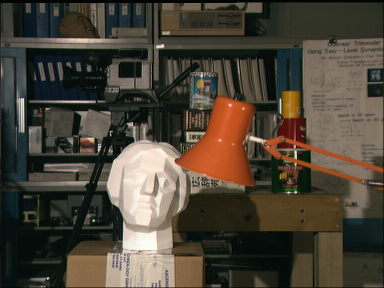
//> input picture Works/3D Scanning/Open CV stereo experiments/MAIN/IN/left.png, 384 x 288 px
$ ./3 IN/left.png IN/right.png   (built with g++ and OpenCV 4)
//> lines starting //> are read from the running program, lines starting //| are printed output that depends on the picture

/*
*  stereo_match.cpp
*  calibration
*
*  Created by Victor  Eruhimov on 1/18/10.
*  Copyright 2010 Argus Corp. All rights reserved.
*
*/

#include "opencv2/calib3d/calib3d.hpp"
#include "opencv2/imgproc/imgproc.hpp"
#include "opencv2/imgcodecs.hpp"
#include "opencv2/highgui/highgui.hpp"
#include "opencv2/core/utility.hpp"

#include <stdio.h>

using namespace cv;

static void print_help()
{
	printf("\nDemo stereo matching converting L and R images into disparity and point clouds\n");
	printf("\nUsage: stereo_match <left_image> <right_image> [--algorithm=bm|sgbm|hh] [--blocksize=<block_size>]\n"
		"[--max-disparity=<max_disparity>] [--scale=scale_factor>] [-i <intrinsic_filename>] [-e <extrinsic_filename>]\n"
		"[--no-display] [-o <disparity_image>] [-p <point_cloud_file>]\n");
}

static void saveXYZ(const char* filename, const Mat& mat)
{
	const double max_z = 1.0e4;
	FILE* fp = fopen(filename, "wt");
	for (int y = 0; y < mat.rows; y++)
	{
		for (int x = 0; x < mat.cols; x++)
		{
			Vec3f point = mat.at<Vec3f>(y, x);
			if (fabs(point[2] - max_z) < FLT_EPSILON || fabs(point[2]) > max_z) continue;
			fprintf(fp, "%f %f %f\n", point[0], point[1], point[2]);
		}
	}
	fclose(fp);
}

int main(int argc, char** argv)
{
	const char* algorithm_opt = "--algorithm=";
	const char* maxdisp_opt = "--max-disparity=";
	const char* blocksize_opt = "--blocksize=";
	const char* nodisplay_opt = "--no-display";
	const char* scale_opt = "--scale=";

	if (argc < 3)
	{
		print_help();
		return 0;
	}
	const char* img1_filename = 0;
	const char* img2_filename = 0;
	const char* intrinsic_filename = 0;
	const char* extrinsic_filename = 0;
	const char* disparity_filename = 0;
	const char* point_cloud_filename = 0;

	enum { STEREO_BM = 0, STEREO_SGBM = 1, STEREO_HH = 2, STEREO_VAR = 3 };
	int alg = STEREO_SGBM;
	int SADWindowSize = 0, numberOfDisparities = 0;
	bool no_display = false;
	float scale = 1.f;

	Ptr<StereoBM> bm = StereoBM::create(16, 9);
	Ptr<StereoSGBM> sgbm = StereoSGBM::create(0, 16, 3);

	for (int i = 1; i < argc; i++)
	{
		if (argv[i][0] != '-')
		{
			if (!img1_filename)
				img1_filename = argv[i];
			else
				img2_filename = argv[i];
		}
		else if (strncmp(argv[i], algorithm_opt, strlen(algorithm_opt)) == 0)
		{
			char* _alg = argv[i] + strlen(algorithm_opt);
			alg = strcmp(_alg, "bm") == 0 ? STEREO_BM :
				strcmp(_alg, "sgbm") == 0 ? STEREO_SGBM :
				strcmp(_alg, "hh") == 0 ? STEREO_HH :
				strcmp(_alg, "var") == 0 ? STEREO_VAR : -1;
			if (alg < 0)
			{
				printf("Command-line parameter error: Unknown stereo algorithm\n\n");
				print_help();
				return -1;
			}
		}
		else if (strncmp(argv[i], maxdisp_opt, strlen(maxdisp_opt)) == 0)
		{
			if (sscanf(argv[i] + strlen(maxdisp_opt), "%d", &numberOfDisparities) != 1 ||
				numberOfDisparities < 1 || numberOfDisparities % 16 != 0)
			{
				printf("Command-line parameter error: The max disparity (--maxdisparity=<...>) must be a positive integer divisible by 16\n");
				print_help();
				return -1;
			}
		}
		else if (strncmp(argv[i], blocksize_opt, strlen(blocksize_opt)) == 0)
		{
			if (sscanf(argv[i] + strlen(blocksize_opt), "%d", &SADWindowSize) != 1 ||
				SADWindowSize < 1 || SADWindowSize % 2 != 1)
			{
				printf("Command-line parameter error: The block size (--blocksize=<...>) must be a positive odd number\n");
				return -1;
			}
		}
		else if (strncmp(argv[i], scale_opt, strlen(scale_opt)) == 0)
		{
			if (sscanf(argv[i] + strlen(scale_opt), "%f", &scale) != 1 || scale < 0)
			{
				printf("Command-line parameter error: The scale factor (--scale=<...>) must be a positive floating-point number\n");
				return -1;
			}
		}
		else if (strcmp(argv[i], nodisplay_opt) == 0)
			no_display = true;
		else if (strcmp(argv[i], "-i") == 0)
			intrinsic_filename = argv[++i];
		else if (strcmp(argv[i], "-e") == 0)
			extrinsic_filename = argv[++i];
		else if (strcmp(argv[i], "-o") == 0)
			disparity_filename = argv[++i];
		else if (strcmp(argv[i], "-p") == 0)
			point_cloud_filename = argv[++i];
		else
		{
			printf("Command-line parameter error: unknown option %s\n", argv[i]);
			return -1;
		}
	}

	if (!img1_filename || !img2_filename)
	{
		printf("Command-line parameter error: both left and right images must be specified\n");
		return -1;
	}

	if ((intrinsic_filename != 0) ^ (extrinsic_filename != 0))
	{
		printf("Command-line parameter error: either both intrinsic and extrinsic parameters must be specified, or none of them (when the stereo pair is already rectified)\n");
		return -1;
	}

	if (extrinsic_filename == 0 && point_cloud_filename)
	{
		printf("Command-line parameter error: extrinsic and intrinsic parameters must be specified to compute the point cloud\n");
		return -1;
	}

	int color_mode = alg == STEREO_BM ? 0 : -1;
	Mat img1 = imread(img1_filename, color_mode);
//> img1 is the input picture: 288 rows x 384 cols, CV_8UC3; mean B, G, R 55.4, 67.9, 75.3
	Mat img2 = imread(img2_filename, color_mode);
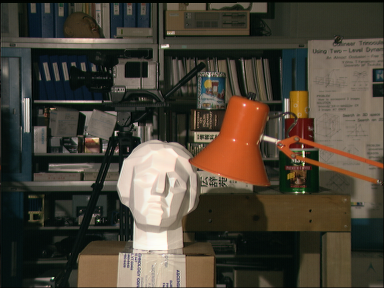
//> input picture Works/3D Scanning/Open CV stereo experiments/MAIN/IN/right.png, 384 x 288 px
//> img2 is the input picture: 288 rows x 384 cols, CV_8UC3; mean B, G, R 55.3, 67.6, 74.7

	if (img1.empty())
	{
		printf("Command-line parameter error: could not load the first input image file\n");
		return -1;
	}
	if (img2.empty())
	{
		printf("Command-line parameter error: could not load the second input image file\n");
		return -1;
	}

	if (scale != 1.f)
	{
		Mat temp1, temp2;
		int method = scale < 1 ? INTER_AREA : INTER_CUBIC;
		resize(img1, temp1, Size(), scale, scale, method);
		img1 = temp1;
		resize(img2, temp2, Size(), scale, scale, method);
		img2 = temp2;
	}

	Size img_size = img1.size();
//> img_size = Size(384, 288)

	Rect roi1, roi2;
	Mat Q;

	if (intrinsic_filename)
	{
		// reading intrinsic parameters
		FileStorage fs(intrinsic_filename, FileStorage::READ);
		if (!fs.isOpened())
		{
			printf("Failed to open file %s\n", intrinsic_filename);
			return -1;
		}

		Mat M1, D1, M2, D2;
		fs["M1"] >> M1;
		fs["D1"] >> D1;
		fs["M2"] >> M2;
		fs["D2"] >> D2;

		M1 *= scale;
		M2 *= scale;

		fs.open(extrinsic_filename, FileStorage::READ);
		if (!fs.isOpened())
		{
			printf("Failed to open file %s\n", extrinsic_filename);
			return -1;
		}

		Mat R, T, R1, P1, R2, P2;
		fs["R"] >> R;
		fs["T"] >> T;

		stereoRectify(M1, D1, M2, D2, img_size, R, T, R1, R2, P1, P2, Q, CALIB_ZERO_DISPARITY, -1, img_size, &roi1, &roi2);

		Mat map11, map12, map21, map22;
		initUndistortRectifyMap(M1, D1, R1, P1, img_size, CV_16SC2, map11, map12);
		initUndistortRectifyMap(M2, D2, R2, P2, img_size, CV_16SC2, map21, map22);

		Mat img1r, img2r;
		remap(img1, img1r, map11, map12, INTER_LINEAR);
		remap(img2, img2r, map21, map22, INTER_LINEAR);

		img1 = img1r;
		img2 = img2r;
	}

	numberOfDisparities = numberOfDisparities > 0 ? numberOfDisparities : ((img_size.width / 8) + 15) & -16;
//> numberOfDisparities = 48

	bm->setROI1(roi1);
	bm->setROI2(roi2);
	bm->setPreFilterCap(31);
	bm->setBlockSize(SADWindowSize > 0 ? SADWindowSize : 9);
	bm->setMinDisparity(0);
	bm->setNumDisparities(numberOfDisparities);
	bm->setTextureThreshold(10);
	bm->setUniquenessRatio(15);
	bm->setSpeckleWindowSize(100);
	bm->setSpeckleRange(32);
	bm->setDisp12MaxDiff(1);

	sgbm->setPreFilterCap(63);
	int sgbmWinSize = SADWindowSize > 0 ? SADWindowSize : 3;
	sgbm->setBlockSize(sgbmWinSize);

	int cn = img1.channels();
//> cn = 3

	sgbm->setP1(8 * cn*sgbmWinSize*sgbmWinSize);
	sgbm->setP2(32 * cn*sgbmWinSize*sgbmWinSize);
	sgbm->setMinDisparity(0);
	sgbm->setNumDisparities(numberOfDisparities);
	sgbm->setUniquenessRatio(10);
	sgbm->setSpeckleWindowSize(100);
	sgbm->setSpeckleRange(32);
	sgbm->setDisp12MaxDiff(1);
	sgbm->setMode(alg == STEREO_HH ? StereoSGBM::MODE_HH : StereoSGBM::MODE_SGBM);

	Mat disp, disp8;
	Mat img1p, img2p, dispp;
	copyMakeBorder(img1, img1p, 0, 0, numberOfDisparities, 0, IPL_BORDER_REPLICATE);
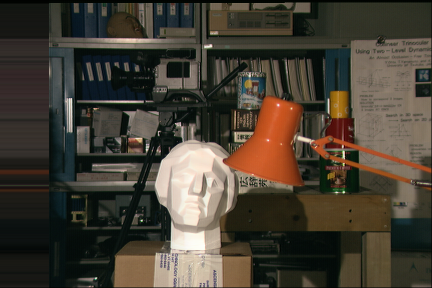
//> img1p: 288 rows x 432 cols, CV_8UC3; mean B, G, R 52.4, 63.8, 70.8
	copyMakeBorder(img2, img2p, 0, 0, numberOfDisparities, 0, IPL_BORDER_REPLICATE);
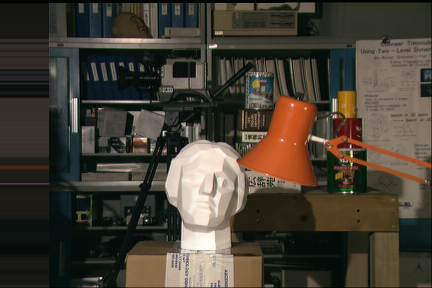
//> img2p: 288 rows x 432 cols, CV_8UC3; mean B, G, R 52.2, 63.4, 69.9

	int64 t = getTickCount();
	if (alg == STEREO_BM)
		bm->compute(img1, img2, disp);
	else if (alg == STEREO_SGBM || alg == STEREO_HH)
		sgbm->compute(img1, img2, disp);
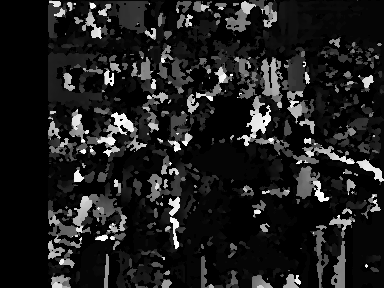
//> disp: 288 rows x 384 cols, CV_16SC1; min -16, max 752, mean 75.2; drawn with min black and max white
	t = getTickCount() - t;
	printf("Time elapsed: %fms\n", t * 1000 / getTickFrequency());

	//disp = dispp.colRange(numberOfDisparities, img1p.cols);
	if (alg != STEREO_VAR)
		disp.convertTo(disp8, CV_8U, 255 / (numberOfDisparities*16.));
	else
		disp.convertTo(disp8, CV_8U);
	if (!no_display)
	{
		namedWindow("left", 1);
		imshow("left", img1);
		namedWindow("right", 1);
		imshow("right", img2);
		namedWindow("disparity", 0);
		imshow("disparity", disp8);
		printf("press any key to continue...");
		fflush(stdout);
		waitKey();
		printf("\n");
	}

	if (disparity_filename)
		imwrite(disparity_filename, disp8);

	if (point_cloud_filename)
	{
		printf("storing the point cloud...");
		fflush(stdout);
		Mat xyz;

		reprojectImageTo3D(disp, xyz, Q, true);
		saveXYZ(point_cloud_filename, xyz);
		printf("\n");
	}

	return 0;
}
